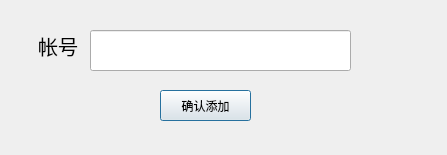
<?xml version="1.0" encoding="UTF-8"?>
<ui version="4.0">
 <class>AddFrdWidget</class>
 <widget class="QDialog" name="AddFrdWidget">
  <property name="geometry">
   <rect>
    <x>0</x>
    <y>0</y>
    <width>447</width>
    <height>155</height>
   </rect>
  </property>
  <property name="windowTitle">
   <string>Dialog</string>
  </property>
  <widget class="QLabel" name="label">
   <property name="geometry">
    <rect>
     <x>30</x>
     <y>30</y>
     <width>56</width>
     <height>31</height>
    </rect>
   </property>
   <property name="font">
    <font>
     <pointsize>15</pointsize>
    </font>
   </property>
   <property name="text">
    <string>帐号</string>
   </property>
   <property name="alignment">
    <set>Qt::AlignCenter</set>
   </property>
  </widget>
  <widget class="QLineEdit" name="lineEdit">
   <property name="geometry">
    <rect>
     <x>90</x>
     <y>30</y>
     <width>261</width>
     <height>41</height>
    </rect>
   </property>
  </widget>
  <widget class="QPushButton" name="pushButton">
   <property name="geometry">
    <rect>
     <x>160</x>
     <y>90</y>
     <width>91</width>
     <height>31</height>
    </rect>
   </property>
   <property name="text">
    <string>确认添加</string>
   </property>
  </widget>
 </widget>
 <resources/>
 <connections/>
</ui>
